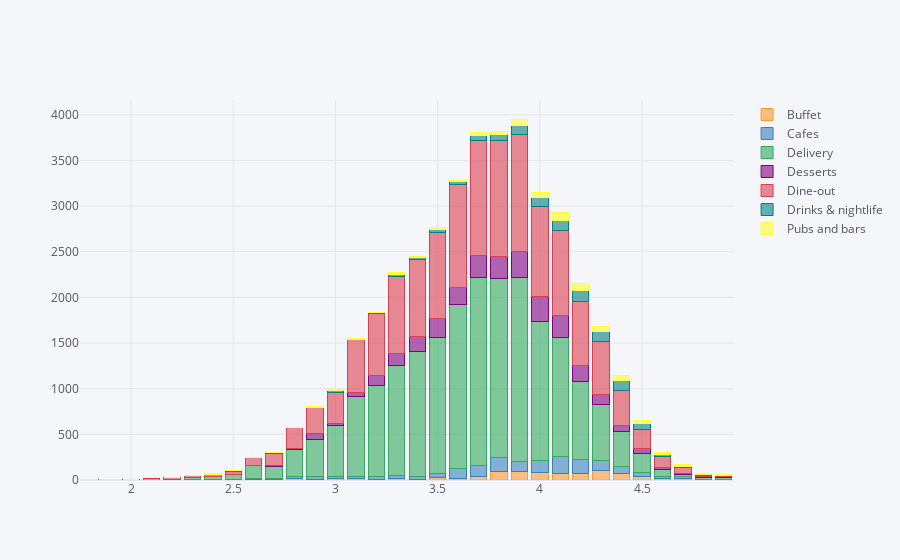

Notebook cell for this chart:
### Markdown cell above
# Ratings by Type of Restaurants

### Code cell
rate_type=pd.crosstab(df['rate'],df['type'])
rate_type.iplot(kind="bar",barmode="stack")

### Figure 1 — Plotly figure (JSON) as saved in the notebook; plotly's stock layout.template omitted (floating-point values rounded to 4 significant figures)
{"data": [{"marker": {"color": "rgba(255, 153, 51, 0.6)", "line": {"color": "rgba(255, 153, 51, 1.0)", "width": 1}}, "name": "Buffet", "orientation": "v", "text": "", "type": "bar", "x": [1.8, 2, 2.1, 2.2, 2.3, 2.4, 2.5, 2.6, 2.7, 2.8, 2.9, 3, 3.1, 3.2, 3.3, 3.4, 3.5, 3.6, 3.7, 3.8, 3.9, 4, 4.1, 4.2, 4.3, 4.4, 4.5, 4.6, 4.7, 4.8, 4.9], "y": [0, 0, 0, 0, 5, 0, 1, 3, 4, 16, 8, 21, 13, 2, 15, 5, 28, 13, 37, 90, 91, 85, 72, 76, 99, 73, 42, 13, 21, 5, 9]}, {"marker": {"color": "rgba(55, 128, 191, 0.6)", "line": {"color": "rgba(55, 128, 191, 1.0)", "width": 1}}, "name": "Cafes", "orientation": "v", "text": "", "type": "bar", "x": [1.8, 2, 2.1, 2.2, 2.3, 2.4, 2.5, 2.6, 2.7, 2.8, 2.9, 3, 3.1, 3.2, 3.3, 3.4, 3.5, 3.6, 3.7, 3.8, 3.9, 4, 4.1, 4.2, 4.3, 4.4, 4.5, 4.6, 4.7, 4.8, 4.9], "y": [0, 0, 0, 0, 1, 2, 2, 10, 9, 18, 28, 18, 22, 41, 39, 37, 38, 110, 126, 154, 116, 134, 189, 150, 119, 72, 41, 23, 12, 0, 0]}, {"marker": {"color": "rgba(50, 171, 96, 0.6)", "line": {"color": "rgba(50, 171, 96, 1.0)", "width": 1}}, "name": "Delivery", "orientation": "v", "text": "", "type": "bar", "x": [1.8, 2, 2.1, 2.2, 2.3, 2.4, 2.5, 2.6, 2.7, 2.8, 2.9, 3, 3.1, 3.2, 3.3, 3.4, 3.5, 3.6, 3.7, 3.8, 3.9, 4, 4.1, 4.2, 4.3, 4.4, 4.5, 4.6, 4.7, 4.8, 4.9], "y": [0, 1, 16, 11, 22, 31, 53, 142, 136, 298, 412, 556, 875, 994, 1200, 1362, 1491, 1794, 2052, 1968, 2008, 1520, 1302, 855, 606, 383, 202, 75, 27, 17, 18]}, {"marker": {"color": "rgba(128, 0, 128, 0.6)", "line": {"color": "rgba(128, 0, 128, 1.0)", "width": 1}}, "name": "Desserts", "orientation": "v", "text": "", "type": "bar", "x": [1.8, 2, 2.1, 2.2, 2.3, 2.4, 2.5, 2.6, 2.7, 2.8, 2.9, 3, 3.1, 3.2, 3.3, 3.4, 3.5, 3.6, 3.7, 3.8, 3.9, 4, 4.1, 4.2, 4.3, 4.4, 4.5, 4.6, 4.7, 4.8, 4.9], "y": [0, 0, 0, 0, 0, 1, 1, 5, 9, 15, 57, 24, 53, 107, 127, 171, 216, 189, 244, 236, 287, 267, 236, 168, 117, 70, 55, 26, 10, 11, 7]}, {"marker": {"color": "rgba(219, 64, 82, 0.6)", "line": {"color": "rgba(219, 64, 82, 1.0)", "width": 1}}, "name": "Dine-out", "orientation": "v", "text": "", "type": "bar", "x": [1.8, 2, 2.1, 2.2, 2.3, 2.4, 2.5, 2.6, 2.7, 2.8, 2.9, 3, 3.1, 3.2, 3.3, 3.4, 3.5, 3.6, 3.7, 3.8, 3.9, 4, 4.1, 4.2, 4.3, 4.4, 4.5, 4.6, 4.7, 4.8, 4.9], "y": [5, 6, 8, 15, 23, 28, 41, 83, 136, 228, 284, 344, 573, 682, 851, 842, 936, 1132, 1261, 1272, 1281, 988, 936, 711, 571, 383, 218, 115, 65, 21, 16]}, {"marker": {"color": "rgba(0, 128, 128, 0.6)", "line": {"color": "rgba(0, 128, 128, 1.0)", "width": 1}}, "name": "Drinks & nightlife", "orientation": "v", "text": "", "type": "bar", "x": [1.8, 2, 2.1, 2.2, 2.3, 2.4, 2.5, 2.6, 2.7, 2.8, 2.9, 3, 3.1, 3.2, 3.3, 3.4, 3.5, 3.6, 3.7, 3.8, 3.9, 4, 4.1, 4.2, 4.3, 4.4, 4.5, 4.6, 4.7, 4.8, 4.9], "y": [0, 4, 0, 0, 0, 2, 1, 5, 6, 4, 8, 17, 8, 8, 18, 15, 34, 28, 58, 63, 105, 98, 110, 113, 111, 114, 60, 29, 18, 6, 2]}, {"marker": {"color": "rgba(255, 255, 51, 0.6)", "line": {"color": "rgba(255, 255, 51, 1.0)", "width": 1}}, "name": "Pubs and bars", "orientation": "v", "text": "", "type": "bar", "x": [1.8, 2, 2.1, 2.2, 2.3, 2.4, 2.5, 2.6, 2.7, 2.8, 2.9, 3, 3.1, 3.2, 3.3, 3.4, 3.5, 3.6, 3.7, 3.8, 3.9, 4, 4.1, 4.2, 4.3, 4.4, 4.5, 4.6, 4.7, 4.8, 4.9], "y": [0, 0, 0, 0, 0, 2, 1, 1, 3, 1, 4, 10, 6, 6, 22, 12, 19, 17, 26, 33, 66, 52, 80, 81, 59, 51, 38, 19, 14, 6, 3]}], "layout": {"barmode": "stack", "legend": {"bgcolor": "#F5F6F9", "font": {"color": "#4D5663"}, "traceorder": "normal"}, "paper_bgcolor": "#F5F6F9", "plot_bgcolor": "#F5F6F9", "title": {"font": {"color": "#4D5663"}}, "xaxis": {"gridcolor": "#E1E5ED", "showgrid": true, "tickfont": {"color": "#4D5663"}, "title": {"font": {"color": "#4D5663"}, "text": ""}, "zerolinecolor": "#E1E5ED"}, "yaxis": {"gridcolor": "#E1E5ED", "showgrid": true, "tickfont": {"color": "#4D5663"}, "title": {"font": {"color": "#4D5663"}, "text": ""}, "zerolinecolor": "#E1E5ED"}}}
